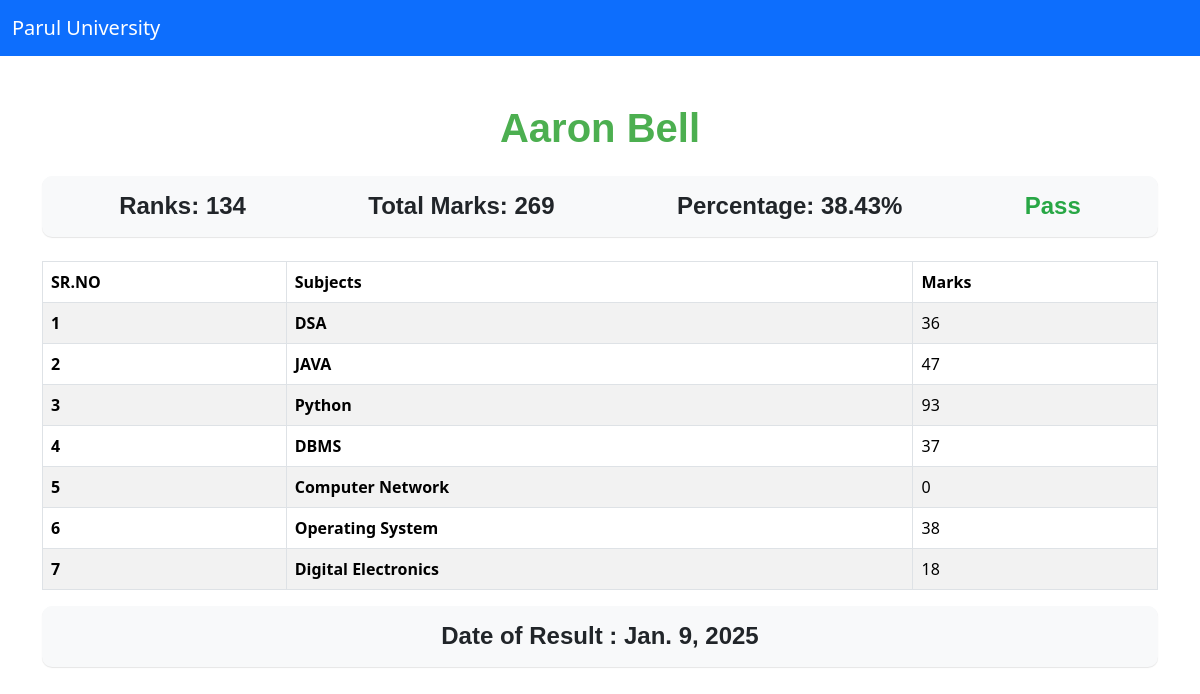
/see-marks/STU-0271/, run on the app's committed database.
### Student_repo_App/models.py (models this page shows, shortened)
class Student(models.Model):
    department = models.ForeignKey(Department, related_name="depart", on_delete=models.CASCADE)
    student_id = models.OneToOneField(StudentID, related_name="studentid", on_delete=models.CASCADE)
    student_name = models.CharField(max_length=100)
    student_email = models.EmailField(unique=True)
    student_age = models.IntegerField(default=18)
    student_address = models.TextField()
    class Meta:
        ordering = ["student_name"]
        verbose_name = "student"

class SubjectMarks(models.Model):
    student = models.ForeignKey(Student, related_name="studentmarks", on_delete=models.CASCADE)
    subject = models.ForeignKey(Subjects, on_delete=models.CASCADE)
    marks = models.IntegerField()
    class Meta:
        ordering = ['student']
        unique_together = ['student', 'subject']

class Reportcard(models.Model):
    student = models.ForeignKey(Student, related_name="studentreportcard", on_delete=models.CASCADE)
    student_rank = models.IntegerField()
    date_of_report_card_generation = models.DateField(auto_now_add=True)
    class Meta:
        unique_together = ['student_rank', 'date_of_report_card_generation']

class Subjects(models.Model):
    subject_name = models.CharField(max_length=100)

### Student_repo_App/views.py (the view)
# urls.py: path('see-marks/<student_id>/', see_marks, name = "see_marks")
def see_marks(request, student_id):
    queryset = SubjectMarks.objects.filter(student__student_id__student_id = student_id)
    student = Student.objects.get(student_id__student_id = student_id)
    total_marks = queryset.aggregate(total_marks = Sum('marks'))
    total_avg = queryset.aggregate(total_avg = Avg('marks'))
    current_rank = -1
    ranks = Student.objects.annotate(marks = Sum('studentmarks__marks')).order_by('-marks','-student_age')
    i = 1
    for rank in ranks:
        if student_id == rank.student_id.student_id:
            current_rank = i
            break
        i += 1
    return render(request, 'report/see_marks.html', {'queryset': queryset, 'student': student, 'total_marks':total_marks, 'total_avg':total_avg, 'current_rank':current_rank})

### Templates/report/see_marks.html (shortened to what this page needs)
{% extends "base.html" %}
{% block main %}
<div class="container mt-5">
  <h1 class="text-center mb-4" style="font-family: 'Arial', sans-serif; color: #4CAF50; font-weight: bold; text-transform: capitalize;">
    {{ student.student_name }}
  </h1>
  <div class="d-flex justify-content-around align-items-center mb-4 p-3" style="background-color: #f8f9fa; border-radius: 10px; box-shadow: 0 1px 1px rgba(0, 0, 0, 0.1);">
    <div>
      <h4 style="font-family: 'Arial', sans-serif; font-weight: bold; margin: 0;">Ranks: {{queryset.first.student.studentreportcard.first.student_rank}}</h4>
    </div>
    <div>
      <h4 style="font-family: 'Arial', sans-serif; font-weight: bold; margin: 0;">Total Marks: {{ total_marks.total_marks }}</h4>
    </div>
    <div>
      <h4 style="font-family: 'Arial', sans-serif; font-weight: bold; margin: 0;">Percentage: {{ total_avg.total_avg|floatformat:2 }}%</h4>
    </div>
    <div>
      {% if total_avg.total_avg > 33.0 %}
      <h4 style="font-family: 'Arial', sans-serif; font-weight: bold; color: #28a745; margin: 0;">Pass</h4>
      {% else %}
      <h4 style="font-family: 'Arial', sans-serif; font-weight: bold; color: #dc3545; margin: 0;">Fail</h4>
      {% endif %}
    </div>
  </div>
  <table class="table table-striped table-hover table-bordered">
    <thead>
      <tr>
        <th scope="col">SR.NO</th>
        <th scope="col">Subjects</th>
        <th scope="col">Marks</th>
      </tr>
    </thead>
    <tbody>
    {% for marks in queryset %}
        <th scope="row">{{ forloop.counter }}</th>
        <td>
           <b> {{marks.subject.subject_name}} </b>
        </td>
        <td>
            {{marks.marks}}
        </td>
      {% empty %}
      <tr>
        <td colspan="6" class="text-center">No students found.</td>
      </tr>
      {% endfor %}
    </tbody>
  </table>
  <div class="d-flex justify-content-around align-items-center mb-4 p-3" style="background-color: #f8f9fa; border-radius: 10px; box-shadow: 0 1px 1px rgba(0, 0, 0, 0.1);">
    <div>
      <h4 style="font-family: 'Arial', sans-serif; font-weight: bold; margin: 0;">Date of Result : {{queryset.first.student.studentreportcard.first.date_of_report_card_generation}}</h4>
    </div>
</div>
{% endblock main %}

### data on the page
Student: student_name "Aaron Bell"
SubjectMarks: first.student.studentreportcard.first.student_rank "134", subject.subject_name "DSA", marks "36", first.student.studentreportcard.first.date_of_report_card_generation "Jan. 9, 2025"
SubjectMarks: subject.subject_name "JAVA", marks "47"
SubjectMarks: subject.subject_name "Python", marks "93"
SubjectMarks: subject.subject_name "DBMS", marks "37"
SubjectMarks: subject.subject_name "Computer Network", marks "0"
SubjectMarks: subject.subject_name "Operating System", marks "38"
SubjectMarks: subject.subject_name "Digital Electronics", marks "18"

### other printed values
{{ total_marks.total_marks }} "269"
{{ total_avg.total_avg|floatformat:2 }} "38.43"
